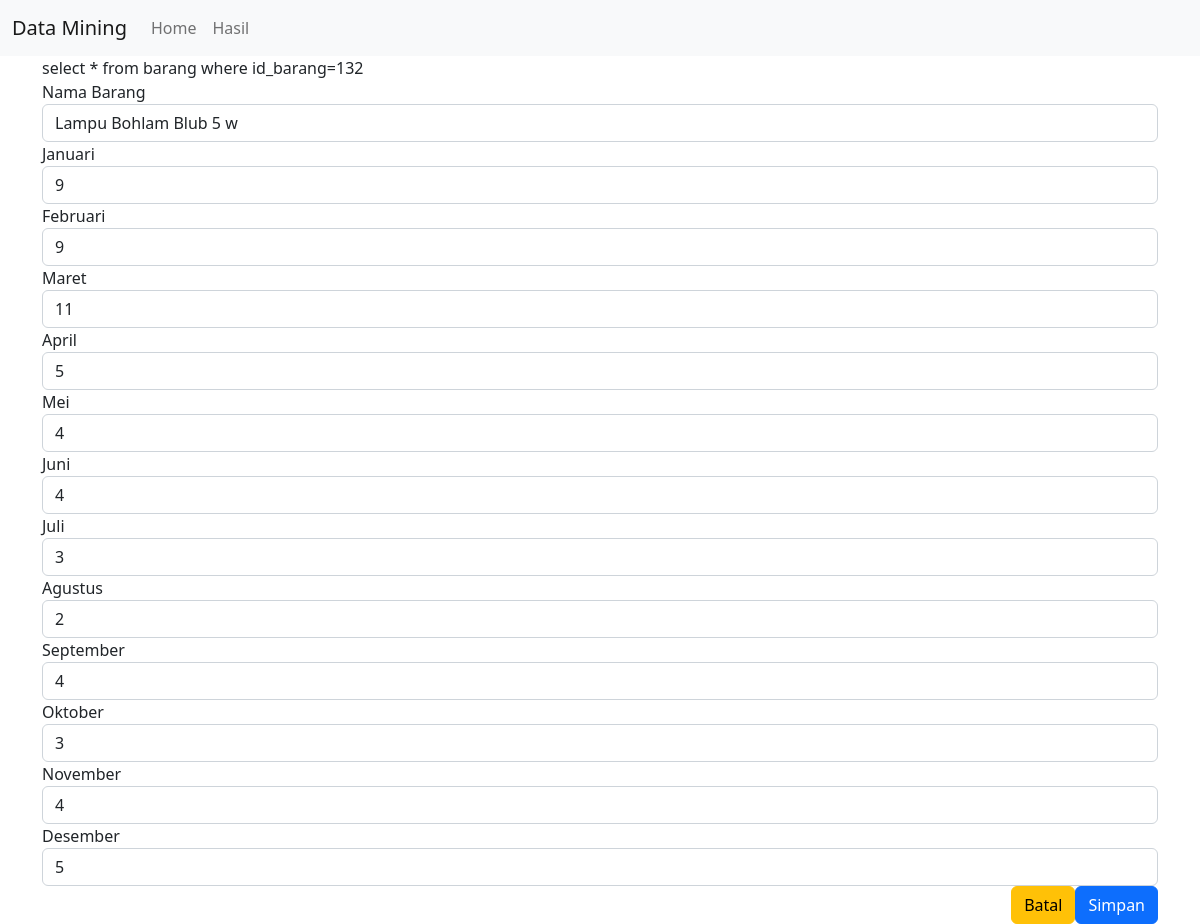
/update.php?id_barang=132, run on the app's committed database.
### tables this page shows
CREATE TABLE `barang` (
  `id_barang` int(11) NOT NULL,
  `nama` varchar(255) DEFAULT NULL,
  `januari` int(10) DEFAULT NULL,
  `februari` int(10) DEFAULT NULL,
  `maret` int(10) DEFAULT NULL,
  `april` int(10) DEFAULT NULL,
  `mei` int(10) DEFAULT NULL,
  `juni` int(10) DEFAULT NULL,
  `juli` int(10) DEFAULT NULL,
  `agustus` int(10) DEFAULT NULL,
  `september` int(10) DEFAULT NULL,
  `oktober` int(10) DEFAULT NULL,
  `november` int(10) DEFAULT NULL,
  `desember` int(10) DEFAULT NULL,
  `cluster` varchar(5) DEFAULT NULL
);

### update.php (the view, shortened to what this page needs)
<!doctype html>
<html lang="en">
  <head>
    <link href="https://cdn.jsdelivr.net/npm/bootstrap@5.2.0-beta1/dist/css/bootstrap.min.css" rel="stylesheet">
  </head>
  <body>
    <nav class="navbar navbar-expand-lg bg-light">
        <div class="container-fluid">
          <a class="navbar-brand" href="skripsi.html">Data Mining</a>
          <div class="collapse navbar-collapse" id="navbarNav">
            <ul class="navbar-nav">
              <li class="nav-item">
                <a class="nav-link" aria-current="page" href="home.php">Home</a>
              </li>
              <li class="nav-item">
                <a class="nav-link" href="hasil.html">Hasil</a>
              </li>
            </ul>
          </div>
        </div>
    </nav>
      <div class="container">
              <?php
                include "koneksi.php";
                function input($data) {
                  $data = trim($data);
                  $data = stripslashes($data);
                  $data = htmlspecialchars($data);
                  return $data;
                }
                if(isset($_GET['id_barang'])){
                  $id_barang=input($_GET["id_barang"]);
                  $sql="select * from barang where id_barang=$id_barang";
                  echo $sql;
                  $hasil=mysqli_query($kon,$sql);
                  $data=mysqli_fetch_assoc($hasil);
                }
                ?>
              <form action="<?php echo $_SERVER["PHP_SELF"];?>" method="post">
              <div class="form-group">
                <label>Nama Barang</label>
                <input type="text" name="nama" class="form-control" value="<?php echo $data['nama']; ?>" required />
              </div>
              <div class="form-group">
                <label>Januari</label>
                <input type="number" name="januari" class="form-control" value="<?php echo $data['januari']; ?>" required/>
              </div>
              <div class="form-group">
                <label>Februari</label>
                <input type="number" name="februari" class="form-control" value="<?php echo $data['februari']; ?>" required/>
              </div>
              <div class="form-group">
                <label>Maret</label>
                <input type="number" name="maret" class="form-control" value="<?php echo $data['maret']; ?>" required/>
              </div>
              <div class="form-group">
                <label>April</label>
                <input type="number" name="april" class="form-control" value="<?php echo $data['april']; ?>" required />
              </div>
              <div class="form-group">
                <label>Mei</label>
                <input type="number" name="mei" class="form-control" value="<?php echo $data['mei']; ?>" required />
              </div>
              <div class="form-group">
                <label>Juni</label>
                <input type="number" name="juni" class="form-control" value="<?php echo $data['juni']; ?>" required/>
              </div>
              <div class="form-group">
                <label>Juli</label>
                <input type="number" name="juli" class="form-control" value="<?php echo $data['juli']; ?>" required/>
              </div>
              <div class="form-group">
                <label>Agustus</label>
                <input type="number" name="agustus" class="form-control" value="<?php echo $data['agustus']; ?>" required/>
              </div>
              <div class="form-group">
                <label>September</label>
                <input type="number" name="september"  class="form-control" value="<?php echo $data['september']; ?>" required/>
              </div>
              <div class="form-group">
                <label>Oktober</label>
                <input type="number" name="oktober" class="form-control" value="<?php echo $data['oktober']; ?>" required/>
              </div>
              <div class="form-group">
                <label>November</label>
                <input type="number" name="november" class="form-control" value="<?php echo $data['november']; ?>" required/>
              </div>
              <div class="form-group">
                <label>Desember</label>
                <input type="number" name="desember" class="form-control" value="<?php echo $data['desember']; ?>" required/>
              </div>
              <div class="modal-footer">
                <a href="home.php" class="btn btn-warning" role="button">Batal</a>
                <button type="submit" name="submit" class="btn btn-primary">Simpan</button>
              </div>
            </form>
            </div>
  </body>
</html>

### data on the page
barang: nama "Lampu Bohlam Blub 5 w", januari "9", februari "9", maret "11", april "5", mei "4", juni "4", juli "3", agustus "2", september "4", oktober "3", november "4", desember "5"

### other printed values
$sql "select * from barang where id_barang=132"
